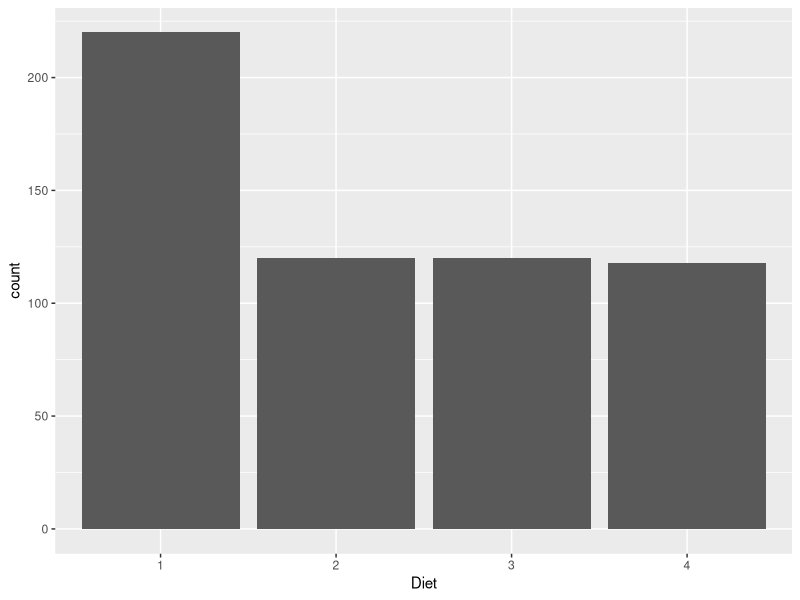
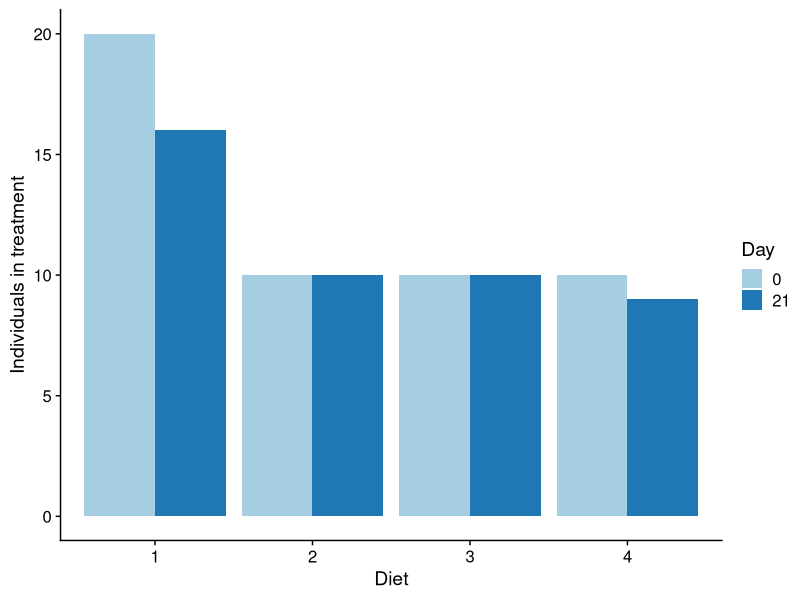
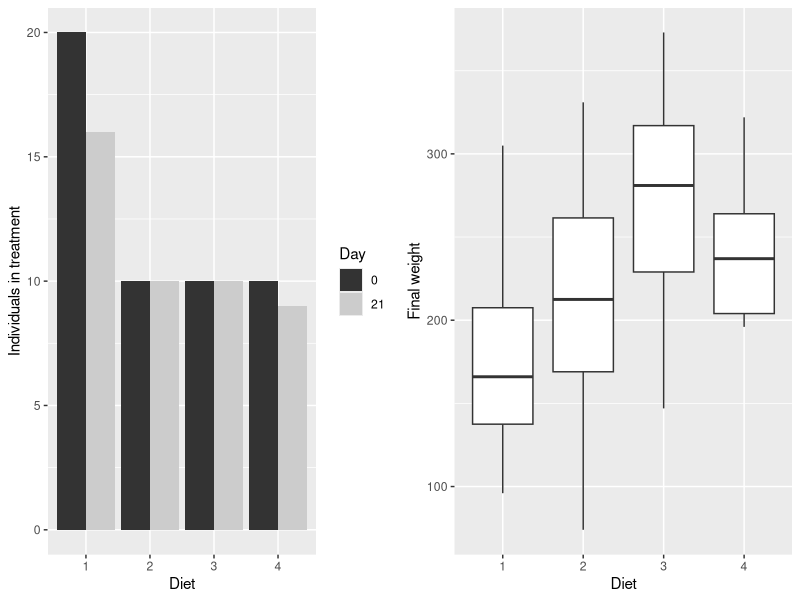
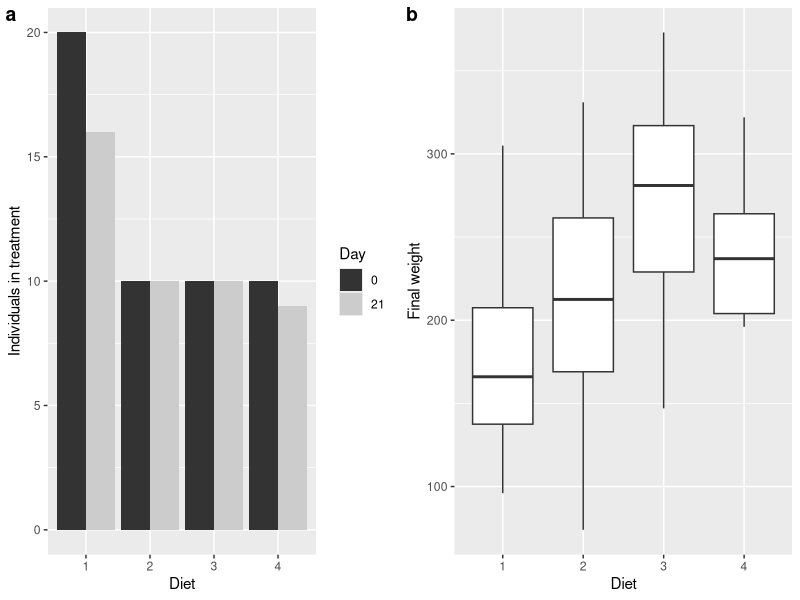
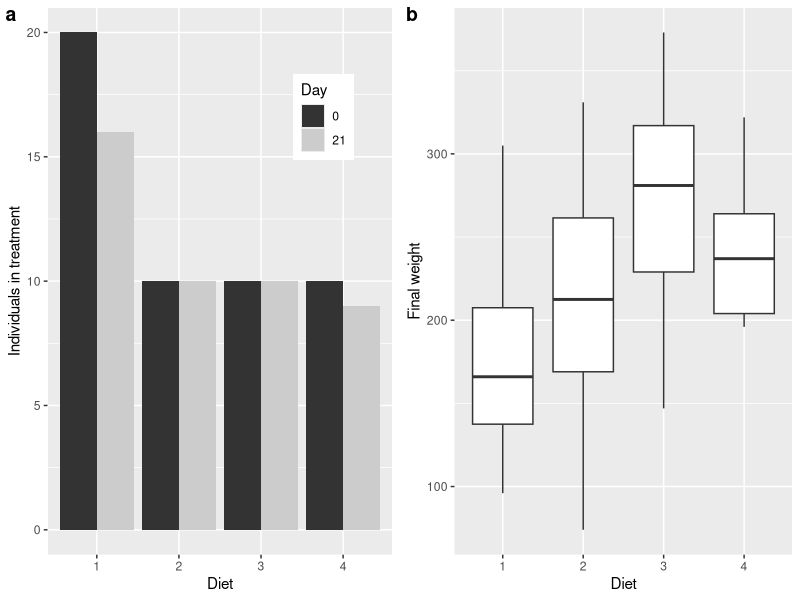

R code for these plots, in order: (Note: this script raises an error after producing the figures.)
### Pakckages
library(ggplot2)
library(cowplot)

### Example data
ChickWeight
summary(ChickWeight)

# Number of individuals in treatment groups at the beginning and at the end
ggplot(data=ChickWeight) + geom_bar(aes(x=Diet))

ggplot(data=ChickWeight[ChickWeight$Time%in%c(0,21),]) + geom_bar(aes(x=Diet, group=Time, fill=factor(Time)), position='dodge') + 
	ylab('Individuals in treatment') + 
	scale_fill_brewer(palette='Paired', name='Day') + 
	cowplot::theme_cowplot()

q <- ggplot(data=ChickWeight[ChickWeight$Time%in%c(0,21),]) + geom_bar(aes(x=Diet, group=Time, fill=factor(Time)), position='dodge') + ylab('Individuals in treatment') + scale_fill_grey(name='Day')


# Distribution of weights at the end of the experiment
qq <- ggplot(data=ChickWeight[ChickWeight$Time==21,]) + geom_boxplot(aes(x=Diet, y=weight)) + ylab('Final weight')

## plot grid
plot_grid(q,qq)
## adding labels
plot_grid(q,qq, labels=letters[1:2])
## change position of legend in a
plot_grid(q+theme(legend.position=c(.8,.8)),qq, labels=letters[1:2])

## Save the plot
save_plot(
	plot_grid(q+theme(legend.position=c(.8,.8)),qq, labels=letters[1:2]),
	filename='~/Desktop/tst.png', base_height=4, base_width=7
)


## Adding another plot 
ggplot(data=ChickWeight) + geom_point(aes(x=Time, y=weight))

ggplot(data=ChickWeight) + geom_point(aes(x=Time, y=weight, colour=Diet))

qqq <- ggplot(data=ChickWeight) + geom_point(aes(x=Time, y=weight, colour=Diet)) + stat_smooth(aes(x=Time, y=weight, colour=Diet), method='loess')

## Plotting all three figures
plot_grid(q,qq,qqq, labels=letters[1:3])

## Alterntively, we do it manually
ggdraw()+ #Set up a drawing layer on top of a ggplot
	draw_plot(q)+ #Places a plot somewhere onto the drawing canvas
	draw_plot(qq)+
	draw_plot(qqq)+
	draw_plot_label(label=LETTERS[1:3])


ggdraw()+
	draw_plot(q, x=0, y=.5, width=0.5, height=.5)+
	draw_plot(qq, x=.5, y=.5, width=0.5, height=.5)+
	draw_plot(qqq, x=0, y=0, width=1, height=.5)+
	draw_plot_label(label=LETTERS[1:3], x=c(0,.5,0), y=c(1,1,.5), fontface='italic') + 
	draw_label("DRAFT", angle = 45, size = 110, alpha = .2)


save_plot(ggdraw()+
						draw_plot(q, x=0, y=.5, width=0.5, height=.5)+
						draw_plot(qq, x=.5, y=.5, width=0.5, height=.5)+
						draw_plot(qqq, x=0, y=0, width=1, height=.5)+
						draw_plot_label(label=LETTERS[1:3], x=c(0,.5,0), y=c(1,1,.5), fontface='bold'),
					filename='~/Desktop/tst2.png', base_height=6, base_width=7
)